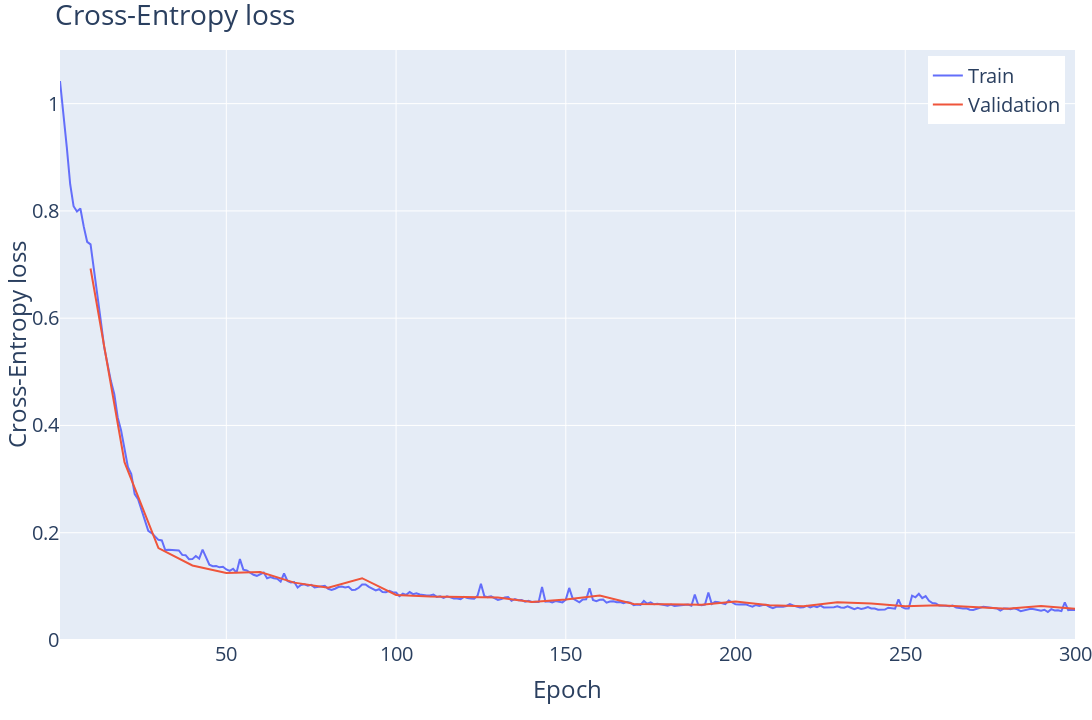

This figure's notebook cell:
### Code cell
layout_params = dict(
    xaxis_title='Epoch',
    yaxis_title='Cross-Entropy loss',
    yaxis_range=[0, 1.1],
    font=dict(
        size=20,
    ),
    autosize=False,
    width=1280,
    height=720,
    legend=dict(
        yanchor='top',
        y=0.99,
        xanchor='right',
        x=0.99,
    ),
)

fig = utils_plotly.create_figure(
    f'Cross-Entropy loss',
    # groups=['Train', 'Validation'],
    **layout_params,
)

x_train = np.linspace(1, 300, 300)
x_val = np.linspace(10, 300, 30)
utils_plotly.plot_line(data=loss_train, fig=fig, x=x_train, name='Train', showlegend=True)
utils_plotly.plot_line(data=loss_val, fig=fig, x=x_val, name='Validation', showlegend=True)

fig.show()

### Figure 1 — Plotly figure (JSON) as saved in the notebook; plotly's stock layout.template omitted (floating-point values rounded to 4 significant figures; data arrays with more than 128 entries replaced by an {"elided": "..."} marker saying what was removed)
{"data": [{"mode": "lines", "name": "Train", "showlegend": true, "type": "scatter", "x": {"elided": "300 int values"}, "y": {"elided": "300 float values"}}, {"mode": "lines", "name": "Validation", "showlegend": true, "type": "scatter", "x": [10, 20, 30, 40, 50, 60, 70, 80, 90, 100, 110, 120, 130, 140, 150, 160, 170, 180, 190, 200, 210, 220, 230, 240, 250, 260, 270, 280, 290, 300], "y": [0.6926, 0.3315, 0.1714, 0.139, 0.1248, 0.1267, 0.1069, 0.09754, 0.1152, 0.0841, 0.081, 0.08031, 0.07907, 0.07085, 0.07531, 0.08294, 0.06721, 0.06689, 0.06575, 0.07165, 0.0649, 0.06314, 0.07016, 0.06795, 0.0627, 0.06498, 0.06226, 0.05846, 0.06332, 0.05822]}], "layout": {"autosize": false, "font": {"size": 20}, "height": 720, "hoverlabel": {"namelength": -1}, "legend": {"x": 0.99, "xanchor": "right", "y": 0.99, "yanchor": "top"}, "margin": {"l": 0, "r": 0, "t": 50}, "title": {"text": "Cross-Entropy loss"}, "width": 1280, "xaxis": {"title": {"text": "Epoch"}}, "yaxis": {"range": [0, 1.1], "title": {"text": "Cross-Entropy loss"}}}}
